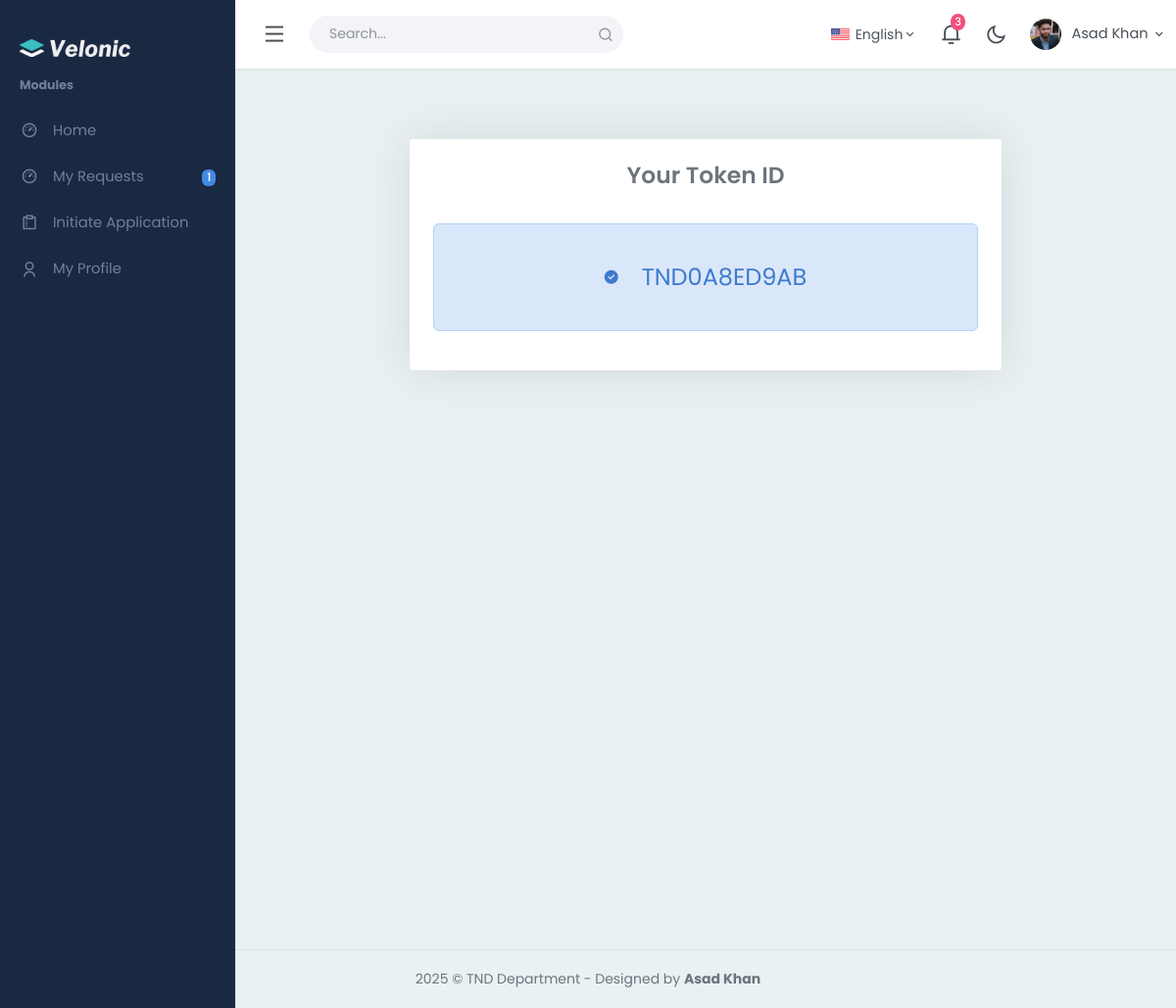
The page /student_application_token.php (signed in) on the database as committed earlier.
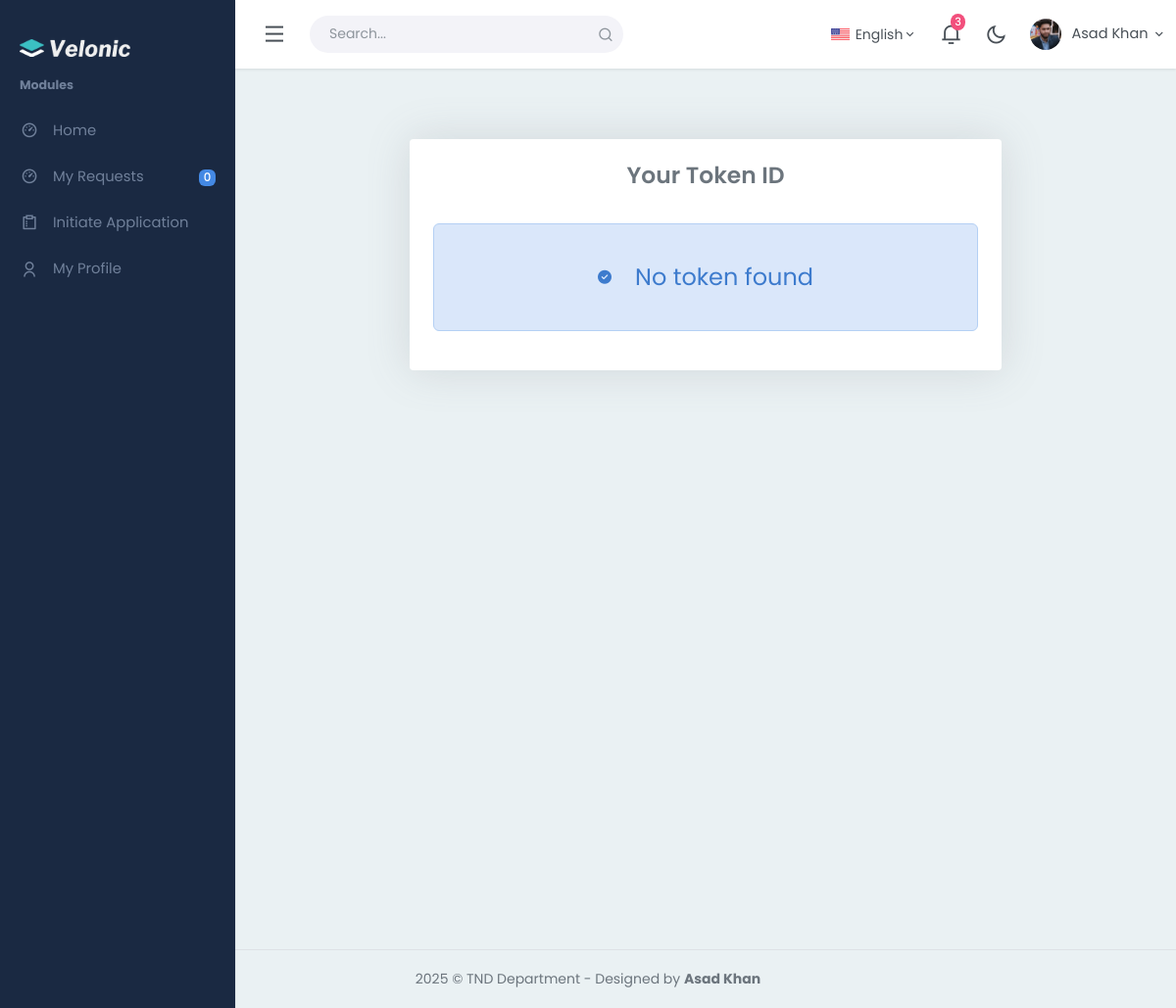
The same page on the database as committed later.
### tables this page shows
CREATE TABLE `student_applications` (
  `student_application_id` int(11) NOT NULL,
  `student_application_date` date NOT NULL,
  `student_application_message` varchar(1000) NOT NULL,
  `student_id` varchar(256) NOT NULL,
  `student_name` varchar(256) NOT NULL,
  `student_batch_code` varchar(256) NOT NULL,
  `student_email` varchar(256) NOT NULL,
  `student_number` varchar(256) NOT NULL,
  `student_application_status` varchar(256) NOT NULL DEFAULT 'Pending',
  `student_current_semester_id` int(11) NOT NULL,
  `student_concern_person_id` int(11) NOT NULL,
  `student_application_subject_id` int(11) NOT NULL,
  `student_user_id` int(11) NOT NULL,
  `student_application_tokenid` varchar(256) NOT NULL,
  `student_application_solutionmessage` varchar(3000) DEFAULT NULL
);

### student_application_token.php (the view, shortened to what the changed rows need)
<?php
require_once("./base/header.php");
?>
<div class="content-page">
    <div class="content">
        <div class="container-fluid">
            <div class="row justify-content-center mt-5">
                <div class="col-lg-8">
                    <div class="card shadow-lg rounded-lg">
                        <div class="card-body">
                            <div class="text-center">
                                <div class="alert alert-success d-flex align-items-center justify-content-center p-4">
                                    <span id="token-display" style="font-size: 1.5rem;">
                                        <?php
    $select_query = "SELECT `student_application_tokenid` FROM `student_applications` ORDER BY `student_application_id` DESC LIMIT 1";
    $execute = mysqli_query($connection, $select_query);
    if ($execute) {
        $fetch = mysqli_fetch_array($execute);
        if (!empty($fetch['student_application_tokenid'])) {
            echo "<span>" . htmlspecialchars($fetch['student_application_tokenid'], ENT_QUOTES, 'UTF-8') . "</span>";
        } else {
            echo "<span>No token found</span>";
        }
    } else {
        echo "Error: " . mysqli_error($connection);
    }
    ?>
                                    </span>
                                </div>
                            </div>
                        </div>
                    </div>
                </div>
            </div>
        </div>
    </div>
</div>
<?php
require_once("./base/footer.php");
?>

### base/header.php (shortened to what the changed rows need)
<?php
require_once("./db/db_connection.php");
?>
<!DOCTYPE html>
<html lang="en">
<head>
    <link rel="stylesheet" href="./css/daterangepicker.css">
    <link rel="stylesheet" href="./css/jquery-jvectormap-1.2.2.css">
    <link href="./css/app.min.css" rel="stylesheet" type="text/css" id="app-style" />
    <link href="./css/icons.min.css" rel="stylesheet" type="text/css" />
    <link rel="stylesheet" href="https://cdnjs.cloudflare.com/ajax/libs/izitoast/1.4.0/css/iziToast.css">
    <link rel="stylesheet" href="https://cdnjs.cloudflare.com/ajax/libs/izitoast/1.4.0/css/iziToast.min.css">
    <link rel="stylesheet" href="https://unpkg.com/flickity@2/dist/flickity.min.css">
</head>
<body>
    <body class="loading">
        <div class="wrapper">
            <div class="leftside-menu pt-10">
                <div class="h-100" id="leftside-menu-container" data-simplebar>
                    <ul class="side-nav">
                        <?php
                        if(isset($_SESSION['user_role']) && $_SESSION['user_role'] == "student"){
                    ?>
                            <li class="side-nav-item">
                            <a href="./index.php" class="side-nav-link">
                                <i class="ri-dashboard-3-line"></i>
                                <span> Home </span>
                            </a>
                        </li>
                        <li class="side-nav-item">
                            <a href="./my_requests.php" class="side-nav-link">
                                <i class="ri-dashboard-3-line"></i>
                                <?php
                            $select_query = "SELECT * FROM `student_applications` WHERE `student_user_id` = $_SESSION[student_user_id]";
                            $execute = mysqli_query($connection, $select_query);
                            $count_records = mysqli_num_rows($execute);
                            ?>
                                <span class="badge bg-success float-end"><?php echo $count_records?></span>
                                <span> My Requests </span>
                            </a>
                        </li>
                        <li class="side-nav-item">
                            <a href="./student_application_form.php" class="side-nav-link">
                                <i class="ri-survey-line"></i>
                                <span> Initiate Application </span>
                            </a>
                        </li>
                        <?php
                    }
                    ?>
                    </ul>
                </div>
            </div>

Rows that differ between the two databases and show on the page:
removed student_applications: student_application_tokenid "TND0A8ED9AB"
Other text that changed with them:
$count_records: "1" → "0"
text now shown: "No token found"
